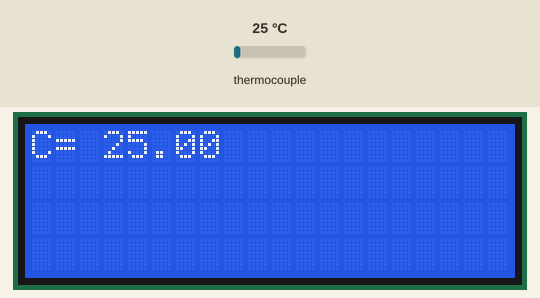
This sketch was run on a simulated ESP8266 (NodeMCU). On the bench: 20×4 character LCD. Inputs (shaded band) come from the test bench; at power-on: thermocouple 25 °C. WiFi joins after 1.5 s; servers stay silent unless stated; uploads are accepted with an empty reply; what the sketch prints to the serial monitor is not drawn.

Above: at 2.1 s.

The sketch:

ESP8266_SMS.ino
```cpp
#include <ArduinoJson.h>
#include <ESP8266WiFi.h>                // Include the Wi-Fi library
#include <ESP8266HTTPClient.h>
#include <max6675.h>
#include <Wire.h>
#include <LiquidCrystal_I2C.h>
#include <WiFiClientSecure.h>

//MQTT
#include <CayenneMQTTESP8266.h>
#define CAYENNE_DEBUG
#define CAYENNE_PRINT Serial

//Pin
int ktcSO=12; //GPIO 12 D6
int ktcCS=13; //GPIO 13 D7
int ktcCLK=14; // GPIO 14 D5


MAX6675 ktc(ktcCLK,ktcCS, ktcSO);
LiquidCrystal_I2C  lcd(0x27,20,4);
//SCL is D1
//SDA is D2

//Declarations
const char* ssid     = "INSERT SSID HERE";         // The SSID (name) of the Wi-Fi network you want to connect to
const char* password = "INSERT PASSWORD HERE";                // The password of the Wi-Fi network

//Cayenne Authentication info. This should be obtained from the Cayenne Dashboard

char username[] = "c56067c0-4cf9-11ec-ad90-75ec5e25c7a4";
char mqtt_password[] = "e5786f446e971cf800527c1c3b6af64e922d1a5f";
char client_id[] = "717fab10-4cfa-11ec-9f5b-45181495093e";

WiFiClientSecure client;
void setup() {
  Serial.begin(9600);                          // Start the Serial communication to send messages to the computer
  delay(500);
  lcd.init();                                   //Initialize lcd screen --
  lcd.backlight();                              //From LiquidCrystal_I2C library

  Serial.println('\n');
  WiFi.begin(ssid, password);                   // Connect to the network
  Serial.print("Connecting to ");
  Serial.print(ssid); Serial.println(" ...");

  int i = 0;
  while (WiFi.status() != WL_CONNECTED) {        // Wait for the Wi-Fi to connect
    delay(1000);
    Serial.print(++i); Serial.print(' ');


  Cayenne.begin(username, mqtt_password, client_id, ssid, password);

  }

  Serial.println('\n');
  Serial.println("Connection established!");
  Serial.print("IP address:\t");
  Serial.println(WiFi.localIP());                // Send the IP address of the ESP8266 to the computer
}

void loop() {

  if (WiFi.status() == WL_CONNECTED) {        //Check WiFi connection status

    float tempData = ktc.readCelsius();        //converts data into float digits

    lcd.print("C= ");
    lcd.print(ktc.readCelsius());
    lcd.setCursor(0, 0);

    Serial.print("C = ");
    Serial.print(ktc.readCelsius());
    Serial.print("\t");

    Cayenne.virtualWrite(1, tempData, TYPE_TEMPERATURE, UNIT_CELSIUS);

    WiFiClient client;
    HTTPClient http;

    http.begin(client, "http://192.168.0.107/bioapi/v1/addtemp.php");  //Specify request destination
    http.addHeader("Content-Type","application/json");
    StaticJsonDocument<200> doc;
    doc["temp"] = tempData;

    String requestBody;
    serializeJson(doc, requestBody);
    int httpCode = http.POST(requestBody);

    if (httpCode > 0) { //Check the returning code

      String payload = http.getString();   //Get the request response payload
      Serial.println(payload);             //Print the response payload
      Serial.println(tempData);
    } else  {
        Serial.println("oops");
      }
    http.end();   //Close connection
   }
  delay(10000);    //Send a request every 5 seconds
}
```
